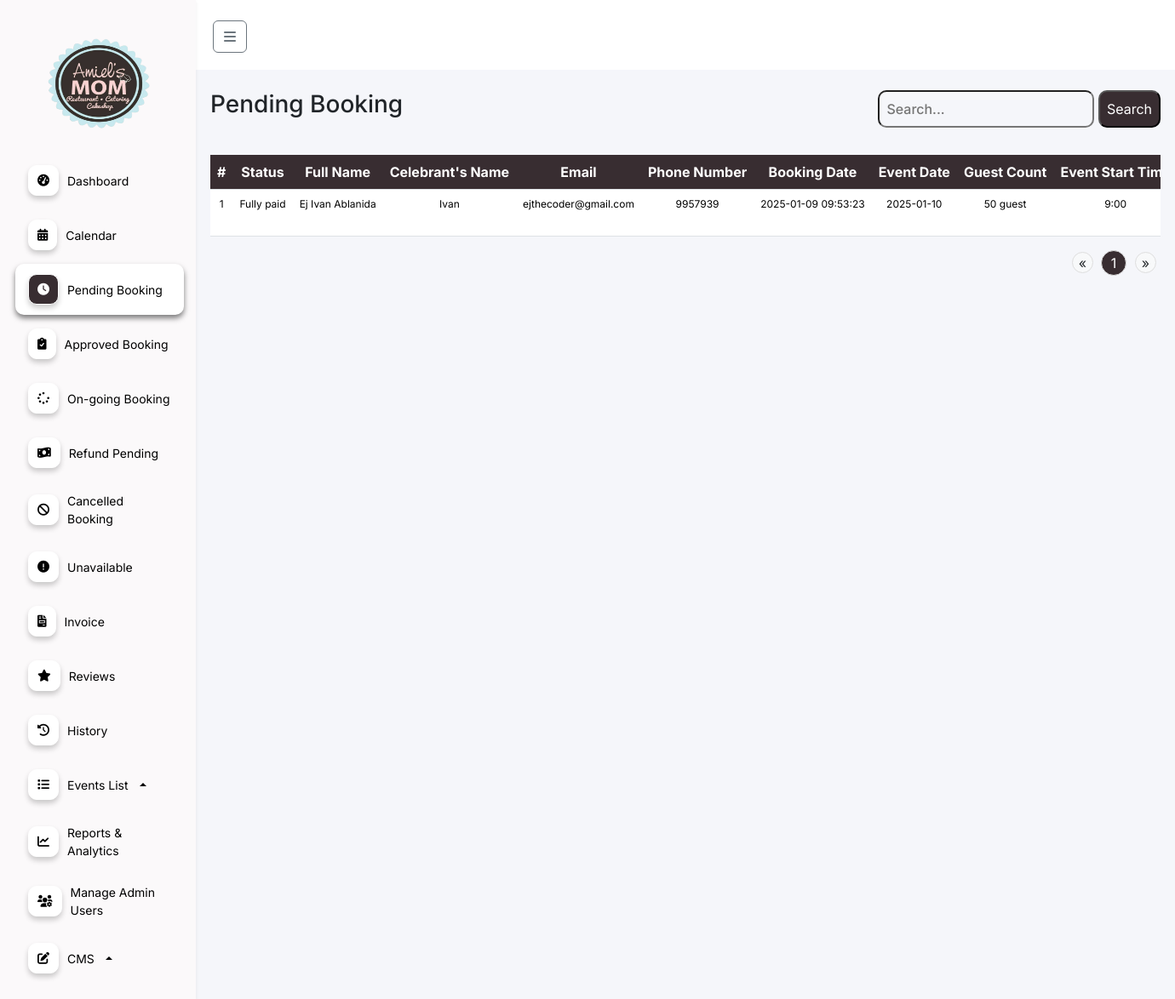
/features/admin/web/pending.php (signed in), run on the app's committed database.
### tables this page shows
CREATE TABLE `booking` (
  `id` int(11) NOT NULL,
  `status` enum('To-pay','Pending','Waiting','On-going','Finished','Cancel-pending','Cancel','Update-payment','resched') NOT NULL,
  `full_name` varchar(255) NOT NULL,
  `celebrants_name` varchar(255) DEFAULT NULL,
  `email` varchar(255) NOT NULL,
  `phone_number` varchar(15) DEFAULT NULL,
  `events_date` varchar(255) DEFAULT NULL,
  `guest_count` int(11) DEFAULT NULL,
  `event_duration` int(11) DEFAULT NULL,
  `event_starttime` int(11) DEFAULT NULL,
  `event_endtime` int(11) DEFAULT NULL,
  `event_type` varchar(255) DEFAULT NULL,
  `event_package` varchar(255) DEFAULT NULL,
  `event_options` text DEFAULT NULL,
  `cost` decimal(10,2) DEFAULT 0.00,
  `cancel_reason` text DEFAULT NULL,
  `payment_image` varchar(255) DEFAULT NULL,
  `reference_no` varchar(100) DEFAULT NULL,
  `payment_amount` decimal(10,2) NOT NULL,
  `status_paid` tinyint(1) DEFAULT 0,
  `beef_dish` varchar(255) DEFAULT NULL,
  `pork_dish` varchar(255) DEFAULT NULL,
  `chicken_dish` varchar(255) DEFAULT NULL,
  `pasta_dish` varchar(255) DEFAULT NULL,
  `dessert_dish` varchar(255) DEFAULT NULL,
  `fish_dish` varchar(255) DEFAULT NULL,
  `drinks_dish` varchar(255) DEFAULT NULL,
  `created_at` datetime DEFAULT current_timestamp(),
  `gcash_name` varchar(255) NOT NULL,
  `gcash_number` varchar(20) NOT NULL,
  `review_status` int(11) DEFAULT 0,
  `second_payment_amount` decimal(10,2) NOT NULL DEFAULT 0.00,
  `second_reference_no` int(11) DEFAULT NULL,
  `second_payment_image` varchar(255) DEFAULT NULL,
  `add_pax` int(11) NOT NULL DEFAULT 0,
  `corkage_fee` tinyint(1) NOT NULL DEFAULT 0,
  `theme` varchar(255) NOT NULL,
  `refund_status` enum('full-refund','half-refund','no-refund') DEFAULT NULL,
  `refunded_amount` decimal(10,2) DEFAULT 0.00,
  `cancel_time` timestamp NULL DEFAULT NULL,
  `add_extend` int(11) DEFAULT 0,
  `payment_method` varchar(10) DEFAULT NULL,
  `add_payment` decimal(10,2) DEFAULT 0.00
);

### features/admin/web/pending.php (the view, shortened to what this page needs)
<?php
    require '../../../db.php';
    $search = isset($_GET['search']) ? $_GET['search'] : '';
    $results_per_page = 10;
    $page = isset($_GET['page']) ? (int)$_GET['page'] : 1;
    $start_from = ($page - 1) * $results_per_page;
    $search_term = "%" . $search . "%";
    $total_query = "SELECT COUNT(*) FROM booking WHERE status IN ('Pending', 'to-pay') AND (full_name LIKE ? OR celebrants_name LIKE ? OR email LIKE ?)";
    $stmt = $conn->prepare($total_query);
    $stmt->bind_param("sss", $search_term, $search_term, $search_term);
    $stmt->execute();
    $total_result = $stmt->get_result();
    $total_row = $total_result->fetch_row();
    $total_bookings = $total_row[0];
    $total_pages = ceil($total_bookings / $results_per_page);
    $query = "SELECT * FROM booking WHERE status IN ('Pending', 'to-pay') AND (full_name LIKE ? OR celebrants_name LIKE ? OR email LIKE ?) LIMIT ?, ?";
    $stmt = $conn->prepare($query);
    $stmt->bind_param("ssiii", $search_term, $search_term, $search_term, $start_from, $results_per_page);
    $stmt->execute();
    $result = $stmt->get_result();
?>
<!DOCTYPE html>
<html lang="en">
<head>
    <link rel="stylesheet" href="https://cdnjs.cloudflare.com/ajax/libs/font-awesome/6.0.0-beta3/css/all.min.css">
    <link href="https://cdn.jsdelivr.net/npm/bootstrap@5.3.3/dist/css/bootstrap.min.css" rel="stylesheet"
>
    <link href="https://cdn.jsdelivr.net/npm/sweetalert2@11.5.0/dist/sweetalert2.min.css" rel="stylesheet">
    <link rel="stylesheet" href="../css/index.css">
</head>
<body>
<div class="">
        <div class="navbar flex-column shadow-sm p-3 collapse show" id="navbar">
            <div class="navbar-header d-flex justify-content-between align-items-center w-100">
                <a class="navbar-brand d-none d-md-block logo-container" href="#">
                    <img src="../../../assets/logo.png" alt="Logo">
                </a>
            </div>
            <div class="navbar-links">
                <a href="dashboard.php">
                    <i class="fa-solid fa-gauge-high"></i>
                    <span>Dashboard</span>
                </a>
                <a href="calendar.php">
                    <i class="fa-solid fa-calendar-days"></i>
                    <span>Calendar</span>
                </a>
                <a href="pending.php" class="navbar-highlight">
                    <i class="fa-solid fa-clock"></i>
                    <span>Pending Booking</span>
                </a>
                <a href="approve.php">
                   <i class="fas fa-clipboard-check"></i>
                    <span>Approved Booking</span>
                </a>
                <a href="on-going.php">
                    <i class="fa-solid fa-spinner"></i>
                    <span>On-going Booking</span>
                </a>
                <a href="refund.php">
                    <i class="fa-solid fa-money-bill-wave"></i>
                    <span>Refund Pending</span>
                </a>
                <a href="cancel.php">
                    <i class="fa-solid fa-ban"></i>
                    <span>Cancelled Booking</span>
                </a>
                <a href="unavailable.php">
                    <i class="fa-solid fa-exclamation-circle"></i>
                    <span>Unavailable</span>
                </a>
                <a href="invoice.php">
                    <i class="fa-solid fa-file-invoice"></i>
                    <span>Invoice</span>
                </a>
                <a href="reviews.php">
                    <i class="fa-solid fa-star"></i>
                    <span>Reviews</span>
                </a>
                <a href="history.php">
                    <i class="fa-solid fa-clock-rotate-left"></i>
                    <span>History</span>
                </a>
                <div class="dropdown dropup">
                    <a href="#" class="dropdown-toggle" id="eventsListDropdown" role="button" data-bs-toggle="dropdown" aria-expanded="false">
                        <i class="fa-solid fa-list"></i>
                        <span>Events List</span>
                    </a>
                </div>
                <a href="reports.php">
                    <i class="fa-solid fa-chart-line"></i>
                    <span>Reports & Analytics</span>
                </a>
                <a href="admin-user.php">
                    <i class="fa-solid fa-users-gear"></i>
                    <span>Manage Admin Users</span>
                </a>
                <div class="dropdown dropup">
                    <a href="#" class="dropdown-toggle" id="servicesDropdown" role="button" data-bs-toggle="dropdown" aria-expanded="false">
                        <i class="fa-solid fa-pen-to-square"></i>
                        <span>CMS</span>
                    </a>
                </div>
            </div>
        </div>
    </div>
    <div class="content flex-grow-1">
        <div class="header">
        <button class="btn btn-outline-secondary toggle-nav mt-1" id="toggleNavbarBtn">
            <i class="fa-solid fa-bars"></i>
        </button>
        </div>
        <div class="container mt-4">
            <div class="d-flex justify-content-between mb-2">
                <h3>Pending Booking</h3>
                <div class="search-form">
                    <form action="" method="get">
                        <input type="text" id="searchInput" name="search" value="<?php echo htmlspecialchars($search); ?>" placeholder="Search...">
                        <button type="submit">Search</button>
                    </form>
                </div>
                </div>
            <div class="table-responsive">
            <table class="table mt-4">
                <thead class="table-booking">
                    <tr>
                        <th scope="col">#</th>
                        <th scope="col">Status</th>
                        <th scope="col">Full Name</th>
                        <th scope="col">Celebrant's Name</th>
                        <th scope="col">Email</th>
                        <th scope="col">Phone Number</th>
                        <th scope="col">Booking Date</th>
                        <th scope="col">Event Date</th>
                        <th scope="col">Guest Count</th>
                        <th scope="col">Event Start Time</th>
                    </tr>
                </thead>
                <tbody>
                    <?php
                        $id = 1;
                        while ($row = $result->fetch_assoc()): ?>
                            <tr>
                                <td><?php echo $id++; ?></td>
                                <td>
                                <?php
                                    if (strtolower($row['status']) === 'pending') {
                                        if ($row['second_payment_amount'] === 0.00 || $row['second_payment_amount'] <= 0) {
                                            echo 'Paid in half';
                                        } else {
                                            echo 'Fully paid';
                                        }
                                    } else {
                                        echo htmlspecialchars($row['status']);
                                    }
                                ?>
                                </td>
                                <td><?php echo htmlspecialchars($row['full_name']); ?></td>
                                <td><?php echo htmlspecialchars($row['celebrants_name']); ?></td>
                                <td><?php echo htmlspecialchars($row['email']); ?></td>
                                <td><?php echo htmlspecialchars($row['phone_number']); ?></td>
                                <td><?php echo htmlspecialchars($row['created_at']); ?></td>
                                <td><?php echo htmlspecialchars($row['events_date']); ?></td>
                                <td><?php echo htmlspecialchars($row['guest_count']); ?> guest</td>
                                <td><?php echo htmlspecialchars($row['event_starttime']); ?>:00</td>
                            </tr>
                        <?php endwhile; ?>
                </tbody>
            </table>
                </div>
      <nav aria-label="Page navigation">
    <ul class="pagination d-flex justify-content-end">
        <?php if ($page > 1): ?>
            <li class="page-item pg-btn"><a class="page-links" href="?page=<?php echo $page - 1; ?>&search=<?php echo urlencode($search); ?>">&laquo;</a></li>
        <?php else: ?>
            <li class="page-item pg-btn disabled"><span class="page-links">&laquo;</span></li>
        <?php endif; ?>
        <?php for ($i = 1; $i <= $total_pages; $i++): ?>
            <li class="page-item <?php echo ($i == $page) ? 'active' : ''; ?>">
                <a class="page-link" href="?page=<?php echo $i; ?>&search=<?php echo urlencode($search); ?>"><?php echo $i; ?></a>
            </li>
        <?php endfor; ?>
        <?php if ($page < $total_pages): ?>
            <li class="page-item pg-btn"><a class="page-links" href="?page=<?php echo $page + 1; ?>&search=<?php echo urlencode($search); ?>">&raquo;</a></li>
        <?php else: ?>
            <li class="page-item pg-btn disabled"><span class="page-links">&raquo;</span></li>
        <?php endif; ?>
    </ul>
</nav>
        </div>
</body>
</html>

### features/admin/css/index.css (style rules this page uses)
* { font-family: "Inter", sans-serif; font-optical-sizing: auto; font-style: normal; margin: 0; }
body { margin: 0; padding: 0; display: flex; overflow-x: hidden; }
.navbar { background-color: #FBF9FA; display: flex; align-items: start; padding: 20px; box-shadow: 2px 0 5px rgba(0, 0, 0, 0.1); min-width: 230px; max-width: 230px; height: auto; }
.navbar a { color: #000; padding: 12px 15px; text-decoration: none; width: 100%; display: flex; align-items: center; gap: 10px; font-size: 14px !important; margin: 2px; }
.navbar-highlight { color: #000 !important; border-radius: 10px; padding: 12px 15px !important; text-decoration: none !important; width: 100% !important; display: flex !important; align-items: center !important; gap: 10px !important; font-size: 14px !important; background-color: #FFFFFF !important; box-shadow: 0px 4px 6px rgba(0, 0, 0, 0.5) !important; }
.navbar-highlight i { color: #fff !important; background-color: #382D31 !important; }
.navbar-brand { padding: 0 !important; }
.navbar-brand img { display: block; justify-content: center; align-items: center; width: 70%; height: 15vh; margin: 20px 0 20px 30px; }
.navbar-links { display: flex; flex-direction: column; width: 100%; }
.navbar-links i { border: 1px solid #fff; background-color: #fff; padding: 10px; border-radius: 10px; box-shadow: 0px 4px 6px rgba(0, 0, 0, 0.2); }
.content { flex-grow: 1; background-color: #F5F6FA; }
.header { display: flex; align-items: center; padding: 20px; justify-content: space-between; background-color: #FFFFFF !important; }
.header button { margin-right: 10px; }
table { border-radius: 24px !important; }
th,tr { background-color: #382D31 !important; color: #fff !important; text-align: center; white-space: nowrap !important; }
table td { font-size: 12px; }
.search-form input { background-color: transparent !important; padding: 8px; border-radius: 10px; }
.search-form button { padding: 8px; border-radius: 10px; background-color: #382D31; color: #fff; }
.pagination .page-item { margin: 0 5px; }
.pg-btn { margin-top: 2px !important; }
.pagination .page-link { width: 30px; height: 30px; text-align: center; border-radius: 50%; background-color: #f8f9fa; border: 1px solid #ddd; transition: background-color 0.3s, color 0.3s; }
.pagination .page-item.active .page-link { background-color: #382D31; color: white; border-color: #ddd; }
.pagination a { display: flex; align-items: center; justify-content: center; margin: auto; }
.page-links { width: 25px; height: 25px; text-align: center; border-radius: 50%; background-color: #f8f9fa; border: 1px solid #ddd; transition: background-color 0.3s, color 0.3s; display: flex; align-items: center; justify-content: center; text-decoration: none; }
.container input { background-color: silver; font-weight: 500; }
.pagination a { color:#382D31; }

### data on the page
booking: status "Fully paid", full_name "Ej Ivan Ablanida", celebrants_name "Ivan", email "ejthecoder@gmail.com", phone_number "9957939", created_at "2025-01-09 09:53:23", events_date "2025-01-10", guest_count "50", event_starttime "9"
